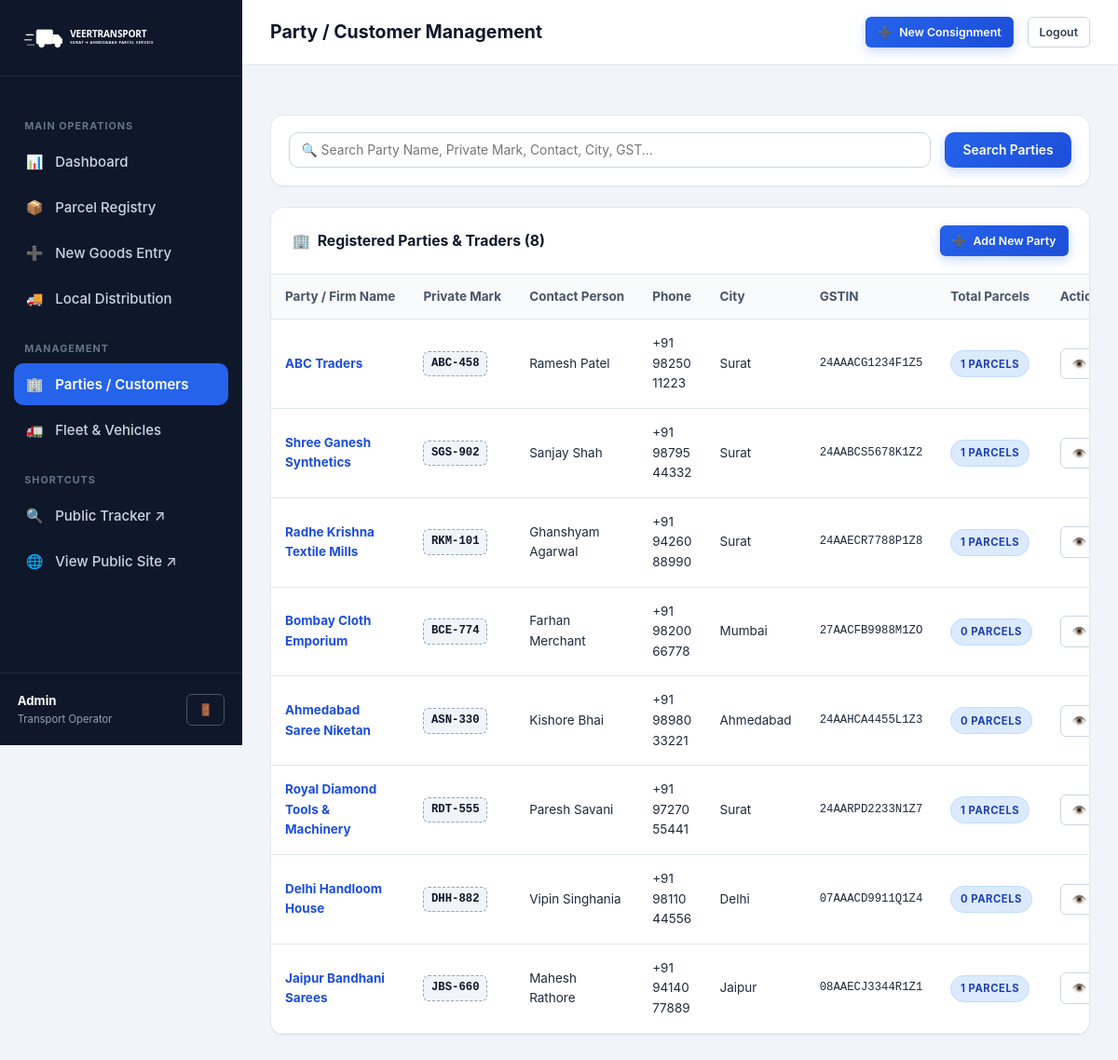
/parties/ (signed in), run on the app's committed database.
### transport/models.py (models this page shows, shortened)
class Party(models.Model):
    name = models.CharField(max_length=150, verbose_name="Party Name")
    contact_person = models.CharField(max_length=100, verbose_name="Contact Person")
    phone = models.CharField(max_length=20, verbose_name="Phone Number")
    address = models.TextField(verbose_name="Address")
    city = models.CharField(max_length=100, verbose_name="City")
    gst_number = models.CharField(max_length=20, blank=True, verbose_name="GST Number")
    private_mark = models.CharField(
        max_length=100,
        verbose_name="Private Mark",
        help_text="Standard private identification mark used for this party's parcels (e.g. ABC-458)"
    )
    created_at = models.DateTimeField(auto_now_add=True)
    class Meta:
        ordering = ['name']
        verbose_name = "Party / Customer"
        verbose_name_plural = "Parties / Customers"
    @property
    def total_parcels(self):
        return self.parcels.count()

### transport/views.py (the view, shortened to what this page needs)
# urls.py: path('parties/', views.party_list, name='party_list'),
@login_required
def party_list(request):
    query = request.GET.get('q', '').strip()
    parties = Party.objects.annotate(
        parcels_total=Count('parcels')
    ).all()
    paginator = Paginator(parties, 15)
    page_number = request.GET.get('page')
    page_obj = paginator.get_page(page_number)
    context = {
        'page_obj': page_obj,
        'parties': page_obj.object_list,
        'query': query,
        'total_count': parties.count(),
        'title': 'Party / Customer Management',
    }
    return render(request, 'party_list.html', context)

### templates/party_list.html (shortened to what this page needs)
{% extends 'base_admin.html' %}
{% load static %}
{% block page_title %}Party / Customer Management{% endblock %}
{% block content %}
<div class="panel" style="margin-bottom: 1.5rem;">
  <div class="panel-body" style="padding: 1.25rem;">
    <form method="GET" action="{% url 'party_list' %}" style="display: flex; gap: 1rem; flex-wrap: wrap;">
      <div style="flex: 1; min-width: 260px;">
        <input type="text" name="q" value="{{ query }}" class="form-input" placeholder="🔍 Search Party Name, Private Mark, Contact, City, GST...">
      </div>
      <button type="submit" class="btn btn-primary">Search Parties</button>
    </form>
  </div>
</div>
<div class="panel">
  <div class="panel-header">
    <h2 class="panel-title">
      <span>🏢</span> Registered Parties &amp; Traders ({{ total_count }})
    </h2>
    <a href="{% url 'party_create' %}" class="btn btn-primary btn-sm">
      <span>➕</span> Add New Party
    </a>
  </div>
  <div class="panel-body" style="padding: 0;">
    <div class="table-responsive">
      <table class="data-table">
        <thead>
          <tr>
            <th>Party / Firm Name</th>
            <th>Private Mark</th>
            <th>Contact Person</th>
            <th>Phone</th>
            <th>City</th>
            <th>GSTIN</th>
            <th>Total Parcels</th>
            <th>Actions</th>
          </tr>
        </thead>
        <tbody>
          {% for party in parties %}
            <tr>
              <td>
                <a href="{% url 'party_detail' party.pk %}" style="font-weight: 700; color: var(--primary-700);">
                  {{ party.name }}
                </a>
              </td>
              <td>
                <span class="mark-badge">{{ party.private_mark }}</span>
              </td>
              <td>{{ party.contact_person }}</td>
              <td>{{ party.phone }}</td>
              <td>{{ party.city }}</td>
              <td style="font-family: var(--font-mono); font-size: 0.82rem;">
                {{ party.gst_number|default:"-" }}
              </td>
              <td>
                <span class="badge badge-received">
                  {{ party.total_parcels }} parcels
                </span>
              </td>
              <td>
                <div style="display: flex; gap: 0.4rem;">
                  <a href="{% url 'party_detail' party.pk %}" class="btn btn-secondary btn-sm" title="View Parcels">
                    👁️
                  </a>
                </div>
              </td>
            </tr>
          {% empty %}
            <tr>
              <td colspan="8" style="text-align: center; padding: 2.5rem; color: var(--slate-400);">
                No parties found. Click "Add New Party" to create a client profile.
              </td>
            </tr>
          {% endfor %}
        </tbody>
      </table>
    </div>
  </div>
</div>
{% endblock %}

### templates/base_admin.html (shortened to what this page needs)
{% load static %}
<!DOCTYPE html>
<html lang="en">
<head>
  <link rel="stylesheet" href="{% static 'css/style.css' %}">
  <link rel="stylesheet" href="{% static 'css/print.css' %}" media="print">
</head>
<body>
<div class="admin-layout">
  <aside class="admin-sidebar">
    <div class="sidebar-header">
      <img src="{% static 'images/logo.svg' %}" alt="Logo" style="height: 36px; filter: brightness(0) invert(1);">
    </div>
    <ul class="sidebar-nav">
      <li class="sidebar-nav-title">Main Operations</li>
      <li>
        <a href="{% url 'dashboard' %}" class="sidebar-nav-link {% if request.resolver_match.url_name == 'dashboard' %}active{% endif %}">
          <span>📊</span> Dashboard
        </a>
      </li>
      <li>
        <a href="{% url 'parcel_list' %}" class="sidebar-nav-link {% if 'parcel' in request.resolver_match.url_name and request.resolver_match.url_name != 'parcel_create' %}active{% endif %}">
          <span>📦</span> Parcel Registry
        </a>
      </li>
      <li>
        <a href="{% url 'parcel_create' %}" class="sidebar-nav-link {% if request.resolver_match.url_name == 'parcel_create' %}active{% endif %}">
          <span>➕</span> New Goods Entry
        </a>
      </li>
      <li>
        <a href="{% url 'distribution_list' %}" class="sidebar-nav-link {% if request.resolver_match.url_name == 'distribution_list' %}active{% endif %}">
          <span>🚚</span> Local Distribution
        </a>
      </li>
      <li class="sidebar-nav-title">Management</li>
      <li>
        <a href="{% url 'party_list' %}" class="sidebar-nav-link {% if 'party' in request.resolver_match.url_name %}active{% endif %}">
          <span>🏢</span> Parties / Customers
        </a>
      </li>
      <li>
        <a href="{% url 'vehicle_list' %}" class="sidebar-nav-link {% if 'vehicle' in request.resolver_match.url_name %}active{% endif %}">
          <span>🚛</span> Fleet &amp; Vehicles
        </a>
      </li>
      <li class="sidebar-nav-title">Shortcuts</li>
      <li>
        <a href="{% url 'public_tracking' %}" target="_blank" class="sidebar-nav-link">
          <span>🔍</span> Public Tracker ↗
        </a>
      </li>
      <li>
        <a href="{% url 'home' %}" target="_blank" class="sidebar-nav-link">
          <span>🌐</span> View Public Site ↗
        </a>
      </li>
    </ul>
    <div class="sidebar-user">
      <div>
        <div style="font-weight: 700; font-size: 0.88rem; color: #ffffff;">{{ user.username|title }}</div>
        <div style="font-size: 0.75rem; color: #94a3b8;">Transport Operator</div>
      </div>
      <a href="{% url 'admin_logout' %}" class="btn btn-sm btn-dark" style="border: 1px solid #475569;" title="Logout">
        🚪
      </a>
    </div>
  </aside>
  <div class="admin-main">
    <header class="admin-topbar">
      <div style="display: flex; align-items: center; gap: 1rem;">
        <h1 class="topbar-title">{% block page_title %}{{ title|default:"Operations Dashboard" }}{% endblock %}</h1>
      </div>
      <div class="topbar-actions">
        <a href="{% url 'parcel_create' %}" class="btn btn-primary btn-sm">
          <span>➕</span> New Consignment
        </a>
        <a href="{% url 'admin_logout' %}" class="btn btn-secondary btn-sm">
          Logout
        </a>
      </div>
    </header>
    <div style="padding: 1.5rem 2rem 0;">
    </div>
    <main class="admin-content">
      {% block content %}{% endblock %}
    </main>
  </div>
</div>
</body>
</html>

### data on the page
Party: name "ABC Traders", private_mark "ABC-458", contact_person "Ramesh Patel", phone "+91 98250 11223", city "Surat", gst_number "24AAACG1234F1Z5", total_parcels "1"
Party: name "Shree Ganesh Synthetics", private_mark "SGS-902", contact_person "Sanjay Shah", phone "+91 98795 44332", city "Surat", gst_number "24AABCS5678K1Z2", total_parcels "1"
Party: name "Radhe Krishna Textile Mills", private_mark "RKM-101", contact_person "Ghanshyam Agarwal", phone "+91 94260 88990", city "Surat", gst_number "24AAECR7788P1Z8", total_parcels "1"
Party: name "Bombay Cloth Emporium", private_mark "BCE-774", contact_person "Farhan Merchant", phone "+91 98200 66778", city "Mumbai", gst_number "27AACFB9988M1ZO", total_parcels "0"
Party: name "Ahmedabad Saree Niketan", private_mark "ASN-330", contact_person "Kishore Bhai", phone "+91 98980 33221", city "Ahmedabad", gst_number "24AAHCA4455L1Z3", total_parcels "0"
Party: name "Royal Diamond Tools & Machinery", private_mark "RDT-555", contact_person "Paresh Savani", phone "+91 97270 55441", city "Surat", gst_number "24AARPD2233N1Z7", total_parcels "1"
Party: name "Delhi Handloom House", private_mark "DHH-882", contact_person "Vipin Singhania", phone "+91 98110 44556", city "Delhi", gst_number "07AAACD9911Q1Z4", total_parcels "0"
Party: name "Jaipur Bandhani Sarees", private_mark "JBS-660", contact_person "Mahesh Rathore", phone "+91 94140 77889", city "Jaipur", gst_number "08AAECJ3344R1Z1", total_parcels "1"

### other printed values
{{ user.username|title }} "Admin"
{{ total_count }} "8"
